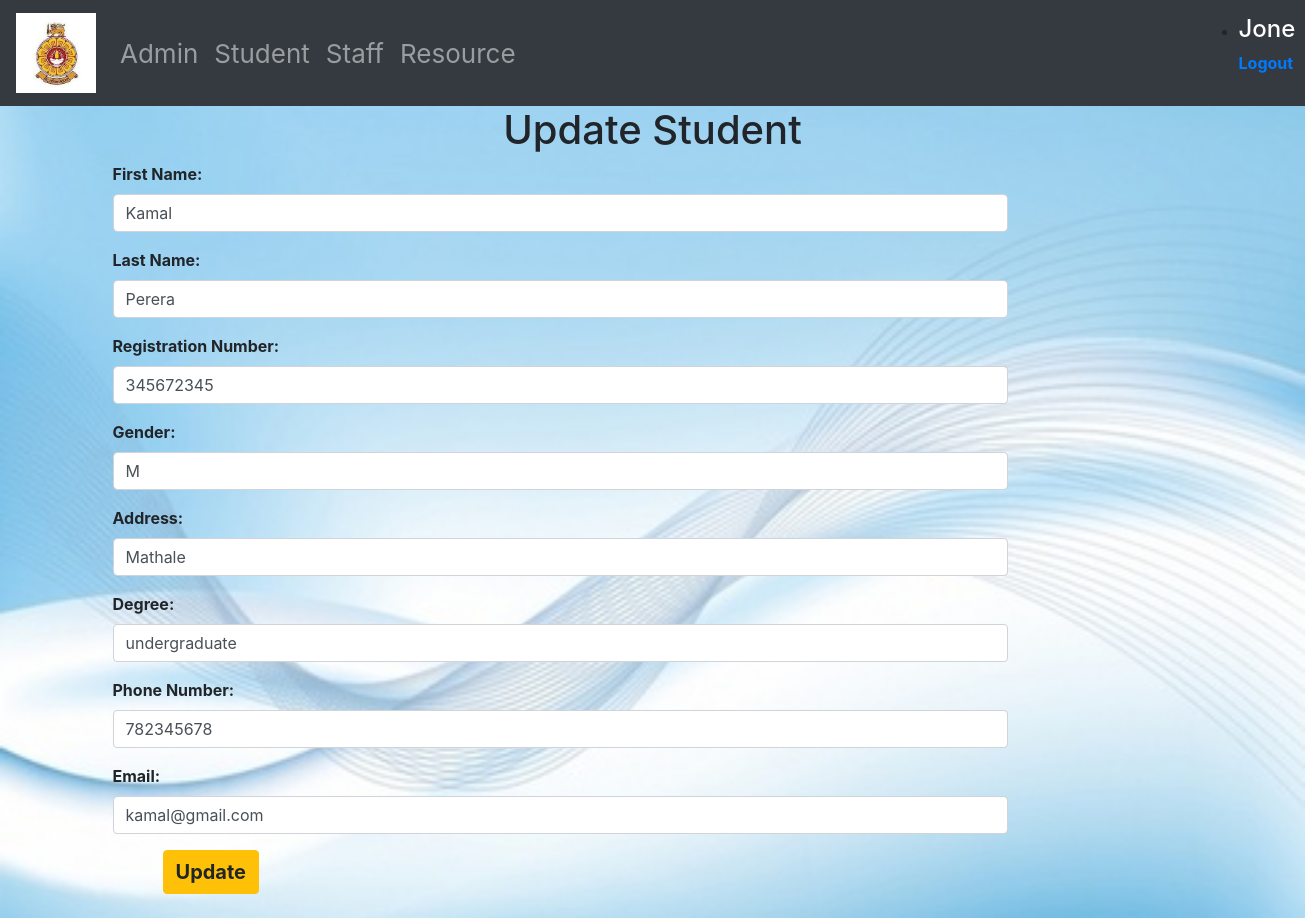
The app's page /Students/edit.php?id=1 (signed in) with its own data.
### tables this page shows
CREATE TABLE `students` (
  `sId` varchar(10) NOT NULL,
  `fname` varchar(100) NOT NULL,
  `lname` varchar(100) NOT NULL,
  `regNum` int(9) NOT NULL,
  `gender` text NOT NULL,
  `address` varchar(100) NOT NULL,
  `degree` varchar(40) NOT NULL,
  `phone` int(9) NOT NULL,
  `email` varchar(100) NOT NULL
);

### Students/edit.php (the view, shortened to what this page needs)
<?php
  include '../login/dbconnection.php';
  $id=$_GET["id"];
  if (isset($id)) {
    $sqlQuery = "SELECT * FROM students WHERE sId = $id";
    $result =mysqli_query($conn, $sqlQuery);
    $row = mysqli_fetch_array($result,MYSQLI_ASSOC);
  }
?>
<!DOCTYPE html>
<html lang="en">
<head>
  <link rel="stylesheet" href="../css/bootstrap.min.css">
  <link rel="stylesheet" type="text/css" href="../css/students.css"></script>
</head>
<body>
  <header><?php include '../login/nav.php'?></header>
  <div class="container">
    <h1>Update Student</h1>
    <div class="col-xl-10 col-lg-10 col-md-10 col-sm-10" id="cover">
      <form action="" method="post">
        <div class="form-group">
          <label for="firstname">First Name:</label>
          <input type="text" class="form-control" name="firstname" value="<?=$row["fname"]?>">
        </div>
        <div class="form-group">
          <label for="lastname">Last Name:</label>
          <input type="text" class="form-control" name="lastname" value="<?=$row["lname"]?>">
        </div>
        <div class="form-group">
          <label for="regNum">Registration Number:</label>
          <input type="number" class="form-control" name="regNum" value="<?=$row["regNum"]?>">
        </div>
        <div class="form-group">
          <label for="gender">Gender:</label>
          <input type="text" class="form-control" name="gender" value="<?=$row["gender"]?>">
        </div>
        <div class="form-group">
          <label for="address">Address:</label>
          <input type="text" class="form-control" name="address" value="<?=$row["address"]?>"></input>
        </div>
        <div class="form-group">
          <label for="degree">Degree:</label>
          <input type="text" class="form-control" name="degree" value="<?=$row["degree"]?>"></input>
        </div>
        <div class="form-group">
          <label for="phone">Phone Number:</label>
          <input type="number" class="form-control" name="phone" value="<?=$row["phone"]?>"></input>
        </div>
        <div class="form-group">
          <label for="email">Email:</label>
          <input type="email" class="form-control" name="email" value="<?=$row["email"]?>">
        </div>
        <input type="submit" class="btn btn-warning" id="Butt" name="submit" value="Update">
        <br><br>
      </form>
    </div>
  </div>
</body>
</html>

### css/students.css (style rules this page uses)
h1 { text-align: center; font-weight: bold; }
body { background: url(../images/stu_bg.jpg); background-size: cover; background-position: top; }
#cover { align-items: center; position: relative; }
label { font-weight: bold; }
input { margin-left: 50px; }
#Butt { font-size: 20px; font-weight: bold; margin-left: 50px; }

### records on screen
students: firstname "Kamal", lastname "Perera", regNum "345672345", gender "M", address "Mathale", degree "undergraduate", phone "782345678", email "kamal@gmail.com"

### other values on screen
$_SESSION['username'] "Jone"
